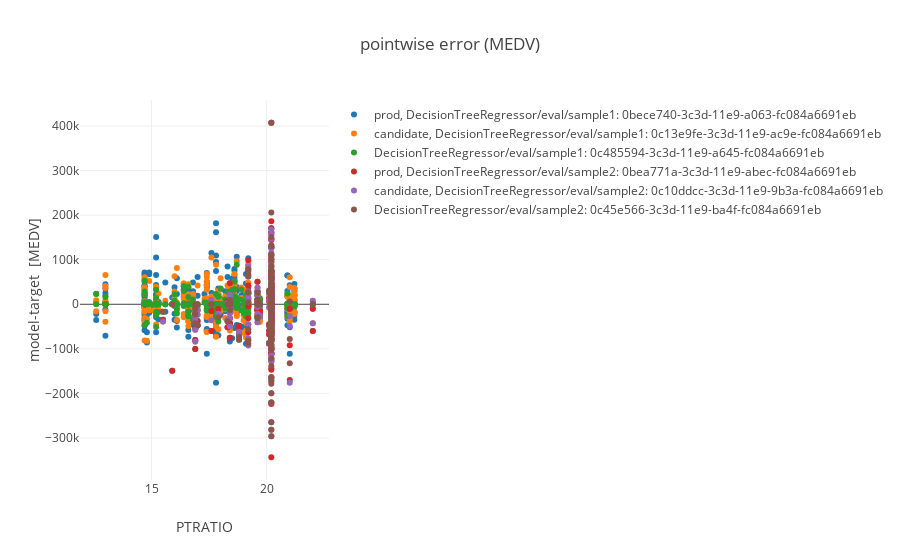

Source (notebook cell):
### Markdown cell above
#### Plot error vs input variable

### Code cell
import pailab.plot as plot
plot.scatter_model_error(ml_repo, ml_repo.tree.models.DecisionTreeRegressor.model(), ['sample1', ml_repo.tree.test_data.sample2()], 'PTRATIO')

### Figure 1 — Plotly figure (JSON) as saved in the notebook; plotly's stock layout.template omitted (floating-point values rounded to 4 significant figures; data arrays with more than 128 entries replaced by an {"elided": "..."} marker saying what was removed)
{"data": [{"mode": "markers", "name": "prod, DecisionTreeRegressor/eval/sample1: 0bece740-3c3d-11e9-a063-fc084a6691eb", "text": "sample1:last<br>DecisionTreeRegressor/model:0be806e6-3c3d-11e9-873a-fc084a6691eb<br>", "type": "scatter", "x": {"elided": "399 float values"}, "y": {"elided": "399 float values"}}, {"mode": "markers", "name": "candidate, DecisionTreeRegressor/eval/sample1: 0c13e9fe-3c3d-11e9-ac9e-fc084a6691eb", "text": "sample1:last<br>DecisionTreeRegressor/model:0c0d3594-3c3d-11e9-b620-fc084a6691eb<br>", "type": "scatter", "x": {"elided": "399 float values"}, "y": {"elided": "399 float values"}}, {"mode": "markers", "name": "DecisionTreeRegressor/eval/sample1: 0c485594-3c3d-11e9-a645-fc084a6691eb", "text": "sample1:last<br>DecisionTreeRegressor/model:0c42d92c-3c3d-11e9-9b0c-fc084a6691eb<br>", "type": "scatter", "x": {"elided": "399 float values"}, "y": {"elided": "399 float values"}}, {"mode": "markers", "name": "prod, DecisionTreeRegressor/eval/sample2: 0bea771a-3c3d-11e9-abec-fc084a6691eb", "text": "sample2:last<br>DecisionTreeRegressor/model:0be806e6-3c3d-11e9-873a-fc084a6691eb<br>", "type": "scatter", "x": {"elided": "187 float values"}, "y": {"elided": "187 float values"}}, {"mode": "markers", "name": "candidate, DecisionTreeRegressor/eval/sample2: 0c10ddcc-3c3d-11e9-9b3a-fc084a6691eb", "text": "sample2:last<br>DecisionTreeRegressor/model:0c0d3594-3c3d-11e9-b620-fc084a6691eb<br>", "type": "scatter", "x": {"elided": "187 float values"}, "y": {"elided": "187 float values"}}, {"mode": "markers", "name": "DecisionTreeRegressor/eval/sample2: 0c45e566-3c3d-11e9-ba4f-fc084a6691eb", "text": "sample2:last<br>DecisionTreeRegressor/model:0c42d92c-3c3d-11e9-9b0c-fc084a6691eb<br>", "type": "scatter", "x": {"elided": "187 float values"}, "y": {"elided": "187 float values"}}], "layout": {"title": "pointwise error (MEDV)", "xaxis": {"title": "PTRATIO"}, "yaxis": {"title": "model-target  [MEDV]"}}}
